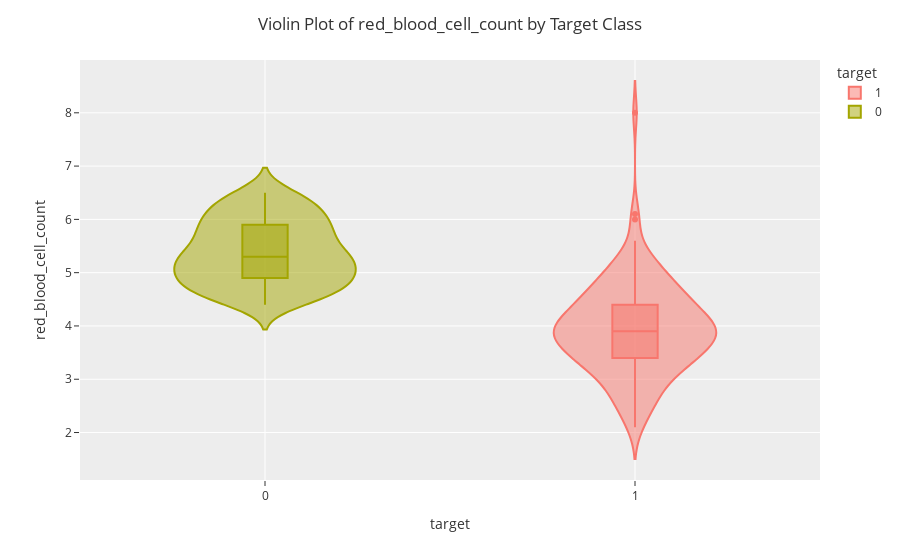

Notebook code for this chart:
### Code cell
violin('red_blood_cell_count')

### Figure 1 — Plotly figure (JSON) as saved in the notebook; plotly's stock layout.template omitted (floating-point values rounded to 4 significant figures; data arrays with more than 128 entries replaced by an {"elided": "..."} marker saying what was removed)
{"data": [{"alignmentgroup": "True", "box": {"visible": true}, "hovertemplate": "target=%{x}<br>red_blood_cell_count=%{y}<extra></extra>", "legendgroup": "1", "marker": {"color": "#F8766D"}, "name": "1", "offsetgroup": "1", "orientation": "v", "scalegroup": "True", "showlegend": true, "type": "violin", "x": {"elided": "250 int values"}, "x0": " ", "xaxis": "x", "y": {"elided": "250 float values"}, "y0": " ", "yaxis": "y"}, {"alignmentgroup": "True", "box": {"visible": true}, "hovertemplate": "target=%{x}<br>red_blood_cell_count=%{y}<extra></extra>", "legendgroup": "0", "marker": {"color": "#A3A500"}, "name": "0", "offsetgroup": "0", "orientation": "v", "scalegroup": "True", "showlegend": true, "type": "violin", "x": {"elided": "150 int values"}, "x0": " ", "xaxis": "x", "y": {"elided": "150 float values"}, "y0": " ", "yaxis": "y"}], "layout": {"legend": {"title": {"text": "target"}, "tracegroupgap": 0}, "margin": {"t": 60}, "title": {"text": "Violin Plot of red_blood_cell_count by Target Class"}, "violinmode": "overlay", "xaxis": {"anchor": "y", "categoryarray": [1, 0], "categoryorder": "array", "domain": [0, 1], "title": {"text": "target"}}, "yaxis": {"anchor": "x", "domain": [0, 1], "title": {"text": "red_blood_cell_count"}}}}
